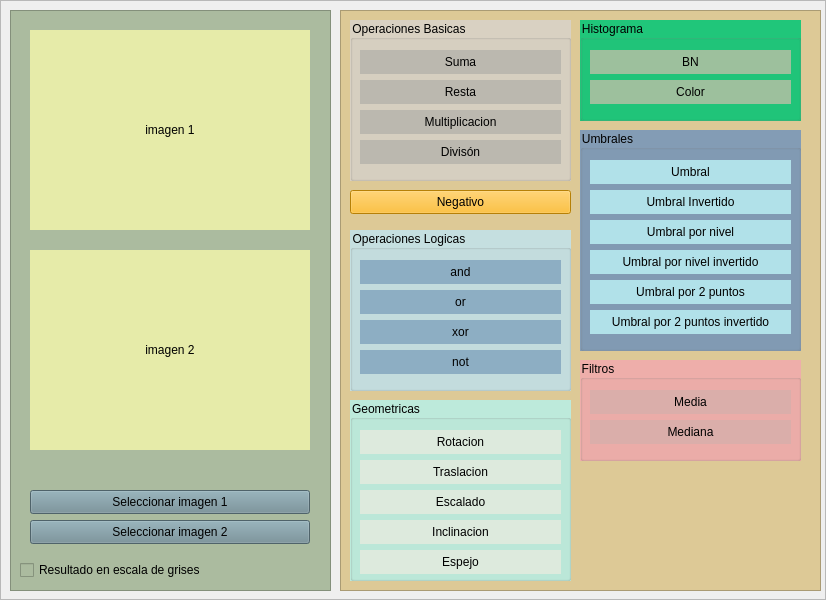
<?xml version="1.0" encoding="UTF-8"?>
<ui version="4.0">
 <class>VentanaPrincipal</class>
 <widget class="QMainWindow" name="VentanaPrincipal">
  <property name="geometry">
   <rect>
    <x>0</x>
    <y>0</y>
    <width>826</width>
    <height>600</height>
   </rect>
  </property>
  <property name="windowTitle">
   <string>MainWindow</string>
  </property>
  <widget class="QWidget" name="centralwidget">
   <property name="layoutDirection">
    <enum>Qt::LeftToRight</enum>
   </property>
   <layout class="QHBoxLayout" name="horizontalLayout">
    <property name="spacing">
     <number>0</number>
    </property>
    <property name="leftMargin">
     <number>0</number>
    </property>
    <property name="topMargin">
     <number>0</number>
    </property>
    <property name="rightMargin">
     <number>0</number>
    </property>
    <property name="bottomMargin">
     <number>0</number>
    </property>
    <item>
     <widget class="QFrame" name="principal">
      <property name="frameShape">
       <enum>QFrame::StyledPanel</enum>
      </property>
      <property name="frameShadow">
       <enum>QFrame::Raised</enum>
      </property>
      <property name="lineWidth">
       <number>1</number>
      </property>
      <widget class="QFrame" name="imagenes">
       <property name="geometry">
        <rect>
         <x>10</x>
         <y>10</y>
         <width>321</width>
         <height>581</height>
        </rect>
       </property>
       <property name="styleSheet">
        <string notr="true">background-color: rgb(171, 187, 159);</string>
       </property>
       <property name="frameShape">
        <enum>QFrame::StyledPanel</enum>
       </property>
       <property name="frameShadow">
        <enum>QFrame::Raised</enum>
       </property>
       <widget class="QPushButton" name="btn_mostrar_img1">
        <property name="geometry">
         <rect>
          <x>20</x>
          <y>480</y>
          <width>280</width>
          <height>24</height>
         </rect>
        </property>
        <property name="styleSheet">
         <string notr="true">background-color: rgb(111, 139, 148)</string>
        </property>
        <property name="text">
         <string>Seleccionar imagen 1</string>
        </property>
       </widget>
       <widget class="QLabel" name="lb_imagen1">
        <property name="geometry">
         <rect>
          <x>20</x>
          <y>20</y>
          <width>280</width>
          <height>200</height>
         </rect>
        </property>
        <property name="styleSheet">
         <string notr="true">background-color: rgb(230, 235, 169);</string>
        </property>
        <property name="text">
         <string>imagen 1</string>
        </property>
        <property name="alignment">
         <set>Qt::AlignCenter</set>
        </property>
       </widget>
       <widget class="QLabel" name="lb_imagen2">
        <property name="geometry">
         <rect>
          <x>20</x>
          <y>240</y>
          <width>280</width>
          <height>200</height>
         </rect>
        </property>
        <property name="styleSheet">
         <string notr="true">background-color: rgb(230, 235, 169);
</string>
        </property>
        <property name="text">
         <string>imagen 2</string>
        </property>
        <property name="alignment">
         <set>Qt::AlignCenter</set>
        </property>
       </widget>
       <widget class="QPushButton" name="btn_mostrar_img2">
        <property name="geometry">
         <rect>
          <x>20</x>
          <y>510</y>
          <width>280</width>
          <height>24</height>
         </rect>
        </property>
        <property name="styleSheet">
         <string notr="true">background-color: rgb(111, 139, 148)</string>
        </property>
        <property name="text">
         <string>Seleccionar imagen 2</string>
        </property>
       </widget>
       <widget class="QCheckBox" name="check_gris">
        <property name="geometry">
         <rect>
          <x>10</x>
          <y>550</y>
          <width>281</width>
          <height>20</height>
         </rect>
        </property>
        <property name="text">
         <string>Resultado en escala de grises</string>
        </property>
       </widget>
      </widget>
      <widget class="QFrame" name="opciones">
       <property name="geometry">
        <rect>
         <x>340</x>
         <y>10</y>
         <width>481</width>
         <height>581</height>
        </rect>
       </property>
       <property name="styleSheet">
        <string notr="true">QWidget {
    background-color: rgb(221, 201, 150);
}

QPushButton{
	background-color: rgb(255, 179, 10);
}

QPushButton:hover {
	background-color: rgb(255, 120, 10);
}
</string>
       </property>
       <property name="frameShape">
        <enum>QFrame::StyledPanel</enum>
       </property>
       <property name="frameShadow">
        <enum>QFrame::Raised</enum>
       </property>
       <widget class="QGroupBox" name="basicas">
        <property name="geometry">
         <rect>
          <x>10</x>
          <y>10</y>
          <width>221</width>
          <height>161</height>
         </rect>
        </property>
        <property name="styleSheet">
         <string notr="true">QGroupBox{
	background-color: rgb(217, 209, 194);
	color: rgb(0, 0, 0);
}

QPushButton{
	background-color: rgb(187, 184, 175);
	border-radius: 20px;
}

QPushButton:hover {
	color: rgb(255,255,255);
	background-color: rgb(97, 105, 83);
}</string>
        </property>
        <property name="title">
         <string>Operaciones Basicas</string>
        </property>
        <widget class="QPushButton" name="btn_suma">
         <property name="geometry">
          <rect>
           <x>10</x>
           <y>30</y>
           <width>201</width>
           <height>24</height>
          </rect>
         </property>
         <property name="text">
          <string>Suma</string>
         </property>
        </widget>
        <widget class="QPushButton" name="btn_resta">
         <property name="geometry">
          <rect>
           <x>10</x>
           <y>60</y>
           <width>201</width>
           <height>24</height>
          </rect>
         </property>
         <property name="text">
          <string>Resta</string>
         </property>
        </widget>
        <widget class="QPushButton" name="btn_multiplicacion">
         <property name="geometry">
          <rect>
           <x>10</x>
           <y>90</y>
           <width>201</width>
           <height>24</height>
          </rect>
         </property>
         <property name="styleSheet">
          <string notr="true"/>
         </property>
         <property name="text">
          <string>Multiplicacion</string>
         </property>
        </widget>
        <widget class="QPushButton" name="btn_division">
         <property name="geometry">
          <rect>
           <x>10</x>
           <y>120</y>
           <width>201</width>
           <height>24</height>
          </rect>
         </property>
         <property name="text">
          <string>Divisón</string>
         </property>
        </widget>
       </widget>
       <widget class="QPushButton" name="btn_negativo">
        <property name="geometry">
         <rect>
          <x>10</x>
          <y>180</y>
          <width>221</width>
          <height>24</height>
         </rect>
        </property>
        <property name="text">
         <string>Negativo</string>
        </property>
       </widget>
       <widget class="QGroupBox" name="logicas">
        <property name="geometry">
         <rect>
          <x>10</x>
          <y>220</y>
          <width>221</width>
          <height>161</height>
         </rect>
        </property>
        <property name="styleSheet">
         <string notr="true">QGroupBox{
	background-color: rgb(197, 223, 224);
	color: rgb(0, 0, 0);
}

QPushButton{
	background-color: rgb(141, 174, 195);
	border-radius: 20px;
}

QPushButton:hover {
	background-color: rgb(41, 174, 195);
}</string>
        </property>
        <property name="title">
         <string>Operaciones Logicas</string>
        </property>
        <widget class="QPushButton" name="btn_and">
         <property name="geometry">
          <rect>
           <x>10</x>
           <y>30</y>
           <width>201</width>
           <height>24</height>
          </rect>
         </property>
         <property name="text">
          <string>and</string>
         </property>
        </widget>
        <widget class="QPushButton" name="btn_or">
         <property name="geometry">
          <rect>
           <x>10</x>
           <y>60</y>
           <width>201</width>
           <height>24</height>
          </rect>
         </property>
         <property name="text">
          <string>or</string>
         </property>
        </widget>
        <widget class="QPushButton" name="btn_xor">
         <property name="geometry">
          <rect>
           <x>10</x>
           <y>90</y>
           <width>201</width>
           <height>24</height>
          </rect>
         </property>
         <property name="styleSheet">
          <string notr="true"/>
         </property>
         <property name="text">
          <string>xor</string>
         </property>
        </widget>
        <widget class="QPushButton" name="btn_not">
         <property name="geometry">
          <rect>
           <x>10</x>
           <y>120</y>
           <width>201</width>
           <height>24</height>
          </rect>
         </property>
         <property name="text">
          <string>not</string>
         </property>
        </widget>
       </widget>
       <widget class="QGroupBox" name="geometricas">
        <property name="geometry">
         <rect>
          <x>10</x>
          <y>390</y>
          <width>221</width>
          <height>181</height>
         </rect>
        </property>
        <property name="styleSheet">
         <string notr="true">QGroupBox{
	background-color: rgb(189, 234, 219);
	color: rgb(0, 0, 0);
}

QPushButton{
	background-color: rgb(221, 234, 221);
	border-radius: 20px;
}

QPushButton:hover {
	background-color: rgb(173, 234, 218);
}</string>
        </property>
        <property name="title">
         <string>Geometricas</string>
        </property>
        <widget class="QPushButton" name="btn_rotacion">
         <property name="geometry">
          <rect>
           <x>10</x>
           <y>30</y>
           <width>201</width>
           <height>24</height>
          </rect>
         </property>
         <property name="text">
          <string>Rotacion</string>
         </property>
        </widget>
        <widget class="QPushButton" name="btn_traslacion">
         <property name="geometry">
          <rect>
           <x>10</x>
           <y>60</y>
           <width>201</width>
           <height>24</height>
          </rect>
         </property>
         <property name="text">
          <string>Traslacion</string>
         </property>
        </widget>
        <widget class="QPushButton" name="btn_escalado">
         <property name="geometry">
          <rect>
           <x>10</x>
           <y>90</y>
           <width>201</width>
           <height>24</height>
          </rect>
         </property>
         <property name="styleSheet">
          <string notr="true"/>
         </property>
         <property name="text">
          <string>Escalado</string>
         </property>
        </widget>
        <widget class="QPushButton" name="btn_inclinacion">
         <property name="geometry">
          <rect>
           <x>10</x>
           <y>120</y>
           <width>201</width>
           <height>24</height>
          </rect>
         </property>
         <property name="text">
          <string>Inclinacion</string>
         </property>
        </widget>
        <widget class="QPushButton" name="btn_espejo">
         <property name="geometry">
          <rect>
           <x>10</x>
           <y>150</y>
           <width>201</width>
           <height>24</height>
          </rect>
         </property>
         <property name="text">
          <string>Espejo</string>
         </property>
        </widget>
       </widget>
       <widget class="QGroupBox" name="histogramas">
        <property name="geometry">
         <rect>
          <x>240</x>
          <y>10</y>
          <width>221</width>
          <height>101</height>
         </rect>
        </property>
        <property name="styleSheet">
         <string notr="true">QGroupBox{
	background-color: rgb(32, 198, 122);
	color: rgb(0, 0, 0);
}

QPushButton{
	background-color: rgb(157, 192, 157);
	border-radius: 20px;
}

QPushButton:hover {
	color: rgb(255,255,255);
	background-color: rgb(63, 136, 128);
}</string>
        </property>
        <property name="title">
         <string>Histograma</string>
        </property>
        <widget class="QPushButton" name="btn_hist_BN">
         <property name="geometry">
          <rect>
           <x>10</x>
           <y>30</y>
           <width>201</width>
           <height>24</height>
          </rect>
         </property>
         <property name="text">
          <string>BN</string>
         </property>
        </widget>
        <widget class="QPushButton" name="btn_hist_color">
         <property name="geometry">
          <rect>
           <x>10</x>
           <y>60</y>
           <width>201</width>
           <height>24</height>
          </rect>
         </property>
         <property name="text">
          <string>Color</string>
         </property>
        </widget>
       </widget>
       <widget class="QGroupBox" name="Umbrales">
        <property name="geometry">
         <rect>
          <x>240</x>
          <y>120</y>
          <width>221</width>
          <height>221</height>
         </rect>
        </property>
        <property name="styleSheet">
         <string notr="true">QGroupBox{
	background-color: rgb(131, 156, 181);
	color: rgb(0, 0, 0);
}

QPushButton{
	background-color: rgb(177, 225, 233);
	border-radius: 20px;
}

QPushButton:hover {
	background-color: rgb(110, 225, 233);
}</string>
        </property>
        <property name="title">
         <string>Umbrales</string>
        </property>
        <widget class="QPushButton" name="btn_umbral">
         <property name="geometry">
          <rect>
           <x>10</x>
           <y>30</y>
           <width>201</width>
           <height>24</height>
          </rect>
         </property>
         <property name="text">
          <string>Umbral</string>
         </property>
        </widget>
        <widget class="QPushButton" name="btn_umbral_Invertido">
         <property name="geometry">
          <rect>
           <x>10</x>
           <y>60</y>
           <width>201</width>
           <height>24</height>
          </rect>
         </property>
         <property name="text">
          <string>Umbral Invertido</string>
         </property>
        </widget>
        <widget class="QPushButton" name="btn_u_porNivel">
         <property name="geometry">
          <rect>
           <x>10</x>
           <y>90</y>
           <width>201</width>
           <height>24</height>
          </rect>
         </property>
         <property name="styleSheet">
          <string notr="true"/>
         </property>
         <property name="text">
          <string>Umbral por nivel</string>
         </property>
        </widget>
        <widget class="QPushButton" name="btn_u_porNivel_Invertido">
         <property name="geometry">
          <rect>
           <x>10</x>
           <y>120</y>
           <width>201</width>
           <height>24</height>
          </rect>
         </property>
         <property name="text">
          <string>Umbral por nivel invertido</string>
         </property>
        </widget>
        <widget class="QPushButton" name="btn_u_por2puntos">
         <property name="geometry">
          <rect>
           <x>10</x>
           <y>150</y>
           <width>201</width>
           <height>24</height>
          </rect>
         </property>
         <property name="text">
          <string>Umbral por 2 puntos</string>
         </property>
        </widget>
        <widget class="QPushButton" name="btn_u_por2puntos_Invertido">
         <property name="geometry">
          <rect>
           <x>10</x>
           <y>180</y>
           <width>201</width>
           <height>24</height>
          </rect>
         </property>
         <property name="text">
          <string>Umbral por 2 puntos invertido</string>
         </property>
        </widget>
       </widget>
       <widget class="QGroupBox" name="filtros">
        <property name="geometry">
         <rect>
          <x>240</x>
          <y>350</y>
          <width>221</width>
          <height>101</height>
         </rect>
        </property>
        <property name="styleSheet">
         <string notr="true">QGroupBox{
	background-color: rgb(238, 174, 170);
	color: rgb(0, 0, 0);
}

QPushButton{
	background-color: rgb(218, 174, 170);
	border-radius: 20px;
}

QPushButton:hover {
	color: rgb(255,255,255);
	background-color: rgb(178, 174, 170);
}</string>
        </property>
        <property name="title">
         <string>Filtros</string>
        </property>
        <widget class="QPushButton" name="btn_filtro_media">
         <property name="geometry">
          <rect>
           <x>10</x>
           <y>30</y>
           <width>201</width>
           <height>24</height>
          </rect>
         </property>
         <property name="text">
          <string>Media</string>
         </property>
        </widget>
        <widget class="QPushButton" name="btn_filtro_mediana">
         <property name="geometry">
          <rect>
           <x>10</x>
           <y>60</y>
           <width>201</width>
           <height>24</height>
          </rect>
         </property>
         <property name="text">
          <string>Mediana</string>
         </property>
        </widget>
       </widget>
      </widget>
     </widget>
    </item>
   </layout>
  </widget>
 </widget>
 <resources/>
 <connections/>
</ui>
